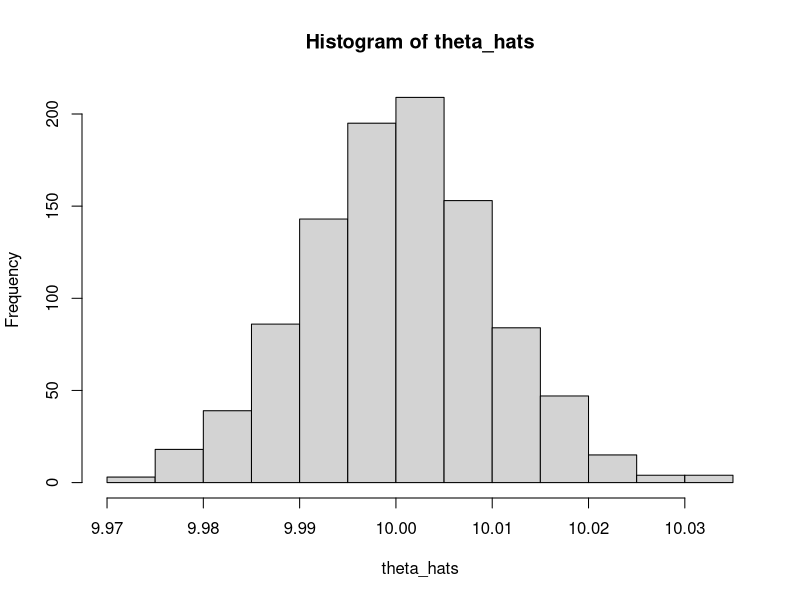

This chart was generated by the following R code: (Note: a time limit stopped this script after it produced the figure.)
# obtaining histogram of theta hat
n <-100000
theta_hats <- c()
for (i in 1:1000) {
  p <- rpois(n,10)
  theta_hats <- c(theta_hats, mean(p))
}
hist(theta_hats)
sigma2 <- var(sqrt(n)*(theta_hats-10))



thinned_theta_hats <- c()
normalised_thinned_theta_hats <- c()
thinning_param <- 0.5
p <- rpois(n,10)
for (i in 1:10000) {
  unif <- runif(length(p), 0, 1)
  thinned_p <- p[which(unif < thinning_param)]
  thinned_theta_hats <- c(thinned_theta_hats, mean(thinned_p))
  normalised_thinned_theta_hats <- c(normalised_thinned_theta_hats, sqrt(n)*(mean(thinned_p)-mean(rpois(n,10))))
}
hist(thinned_theta_hats)
# sigma2hat <- var(sqrt(n)*(thinned_theta_hats-mean(theta_hats)))
sigma2thinned <- var(normalised_thinned_theta_hats)
print(paste("sigma2hat",sigma2thinned))
print(paste("dsigma2/r",sigma2*((1-thinning_param)/thinning_param)))





# checking consistency
x <- 10
thinning_param <- 0.8
ns <- c(5,10,20,30,40)
thinned_hist <- c()
observed_hist <- c()
for (n in ns) {
  thinned <- c()
  observed <- c()
  for (sim in 1:1000) {
    for (i in 1:100) {
      p <- rpois(n, 10)
      observed <- c(observed, mean(p))
      unif <- runif(n, 0, 1)
      thinned_p <- p[which(unif < thinning_param)]
      thinned <- c(thinned, mean(thinned_p))
    }
    
    
    
    # thinned_prob <- length(thinned[which(thinned < x)])/length(thinned)
    # observed_prob <- length(observed[which(observed < x)])/length(observed)
    # thinned_hist <- c(thinned_hist, thinned_prob)
    # observed_hist <- c(observed_hist, observed_prob)
  }
  qqplot(thinned,observed)
}



plot((thinned_hist-observed_hist))
